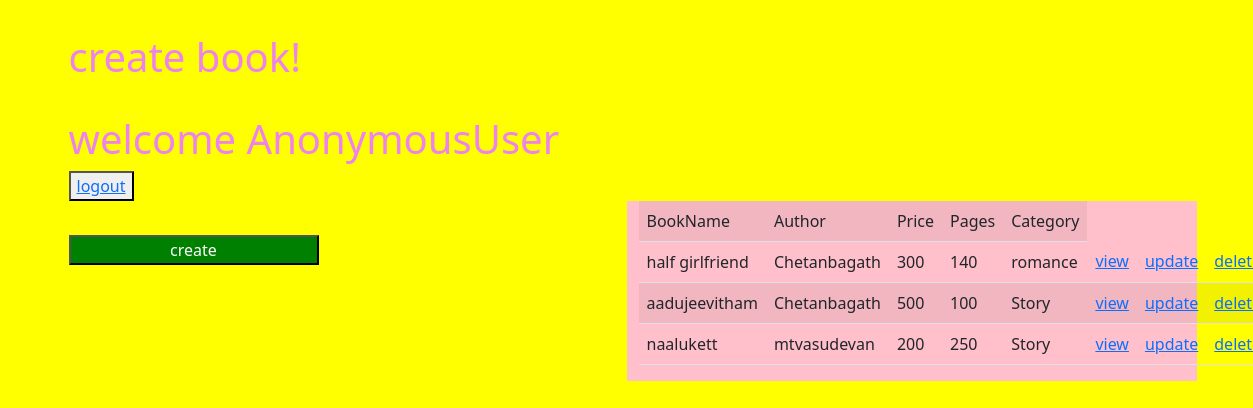
The app's page /book/clslist/ with its own data.
### Book/models.py (models this page shows, shortened)
class Book(models.Model):
    book_name=models.CharField(max_length=120, unique=True)
    author=models.CharField(max_length=120)
    price=models.IntegerField(default=50)
    pages=models.IntegerField()
    category=models.CharField(max_length=120)

### Book/views.py (the view)
# urls.py: path('clslist/',Books.as_view(),name="clslist"),
class Books(ListView):
    model = Book
    template_name = "book/bookcreate.html"

### Book/templates/book/bookcreate.html (shortened to what this page needs)
<!DOCTYPE html>
{%load static%}
<html lang="en">
<head>
    <link href="https://cdn.jsdelivr.net/npm/bootstrap@5.0.0-beta3/dist/css/bootstrap.min.css" rel="stylesheet">
    <link rel="stylesheet" href="{%static 'css/style.css'%}">
</head>
<body>
<div class="container">
    <h1> create book!</h1>
    <h1>welcome {{request.user}}</h1>
    <button type="submit"> <a href="{%url 'out'%}">logout</a></button>
        <div class="row">
            <div class="col-lg-6 crt">
                <form action="" method="post">
                    <input type="submit" id="btt" value="create">
                </form>
            </div>
            <div class="col-lg-6 tbl">
                    <table class="table table-striped">
                    <tr>
                         <td>BookName</td>
                         <td>Author</td>
                         <td>Price</td>
                         <td>Pages</td>
                         <td>Category</td>
                     </tr>
                        {%for book in object_list%}
                    <tr>
                        <td>{{book.book_name}}</td>
                        <td>{{book.author}}</td>
                        <td>{{book.price}}</td>
                        <td>{{book.pages}}</td>
                        <td>{{book.category}}</td>
                        <td><a href="{%url 'clsdetail' book.id%}">view</a> </td>
                        <td><a href="{%url 'clsupdate' book.id%}">update</a> </td>
                        <td><a href="{%url 'clsdelete' book.id%}">delete</a> </td>
                    </tr>
                        {%endfor%}
                    </table>
            </div>
    </div>
</div>
</body>
</html>

### Book/static/css/style.css (style rules this page uses)
body { background-color:yellow; }
.tbl { background-color:pink; }
.crt { margin-top:3%; color:blue; }
#btt { width:250px; background-color:green; color:white; }
h1 { color:violet; margin-top:3%; }

### records on screen
Book: book_name "half girlfriend", author "Chetanbagath", price "300", pages "140", category "romance"
Book: book_name "aadujeevitham", author "Chetanbagath", price "500", pages "100", category "Story"
Book: book_name "naalukett", author "mtvasudevan", price "200", pages "250", category "Story"

### other values on screen
{{ request.user }} "AnonymousUser"
